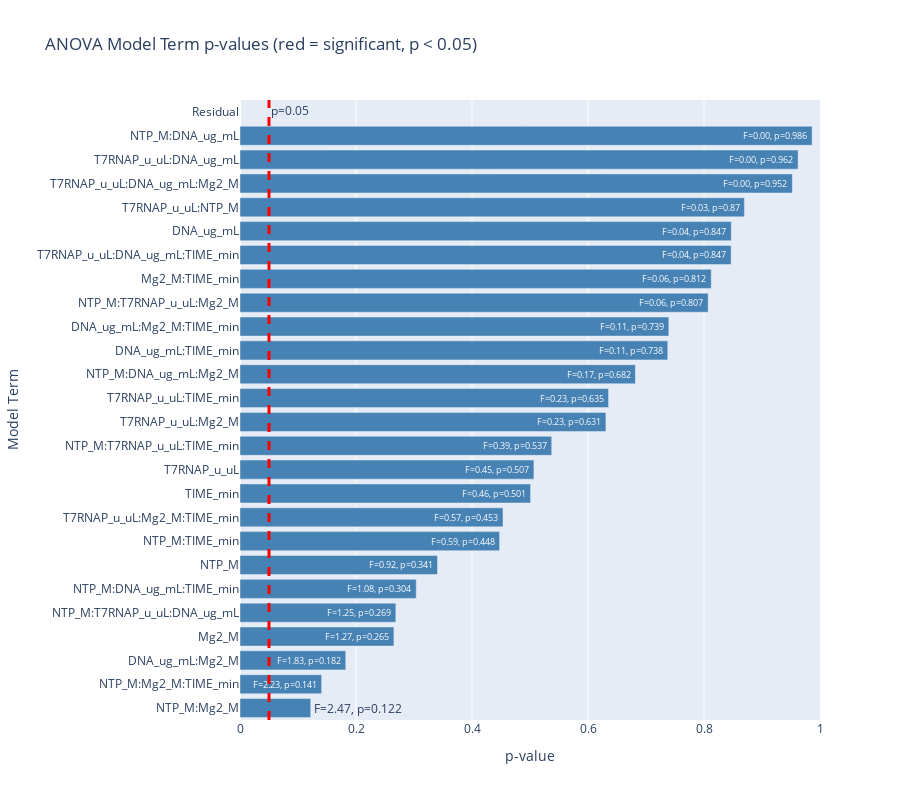

Notebook code for this chart:
### Code cell
import plotly.graph_objects as go
from statsmodels.formula.api import ols
from statsmodels.stats.anova import anova_lm
import pandas as pd

# Use descriptive variable names
anova_data = pd.DataFrame(
    data={
        "dsRNA": responses.values.ravel(),
        "NTP_M": experimental_conditions[X_columns[0]].values.ravel(),
        "T7RNAP_u_uL": experimental_conditions[X_columns[1]].values.ravel(),
        "DNA_ug_mL": experimental_conditions[X_columns[2]].values.ravel(),
        "Mg2_M": experimental_conditions[X_columns[3]].values.ravel(),
        "TIME_min": experimental_conditions[X_columns[4]].values.ravel(),
    }
)

# Build formula with all main effects and all interaction effects (up to 5-way)
formula = "dsRNA ~ NTP_M + T7RNAP_u_uL + DNA_ug_mL + Mg2_M + TIME_min + NTP_M * Mg2_M + T7RNAP_u_uL * NTP_M + T7RNAP_u_uL * DNA_ug_mL + T7RNAP_u_uL * Mg2_M + T7RNAP_u_uL * TIME_min + DNA_ug_mL * Mg2_M + DNA_ug_mL * TIME_min + Mg2_M * TIME_min + NTP_M * T7RNAP_u_uL * DNA_ug_mL + NTP_M * T7RNAP_u_uL * Mg2_M + NTP_M * T7RNAP_u_uL * TIME_min + NTP_M * DNA_ug_mL * Mg2_M + NTP_M * DNA_ug_mL * TIME_min + NTP_M * Mg2_M * TIME_min + T7RNAP_u_uL * DNA_ug_mL * Mg2_M + T7RNAP_u_uL * DNA_ug_mL * TIME_min + T7RNAP_u_uL * Mg2_M * TIME_min + DNA_ug_mL * Mg2_M * TIME_min"

lm = ols(formula=formula, data=anova_data).fit()

# Show full model summary
print(lm.summary())

# ANOVA table
anova_results = anova_lm(lm)
print("\nANOVA Table:")
print(anova_results)

# Extract p-values and F-statistics
anova_results = anova_results.reset_index().rename(columns={"index": "Term"})
anova_results["Significant"] = anova_results["PR(>F)"] < 0.05

# Plot p-values for all terms
fig = go.Figure(
    data=[
        go.Bar(
            y=anova_results["Term"],
            x=anova_results["PR(>F)"],
            orientation="h",
            marker_color=[
                "crimson" if sig else "steelblue"
                for sig in anova_results["Significant"]
            ],
            text=[
                f"F={fval:.2f}, p={pval:.3g}"
                for fval, pval in zip(anova_results["F"], anova_results["PR(>F)"])
            ],
            hoverinfo="text",
        )
    ]
)

fig.add_vline(
    x=0.05,
    line_width=3,
    line_dash="dash",
    line_color="red",
    annotation_text="p=0.05",
    annotation_position="top right",
)
fig.update_xaxes(title="p-value", range=[0, 1])
fig.update_yaxes(title="Model Term")
fig.update_layout(
    barmode="stack",
    title_text="ANOVA Model Term p-values (red = significant, p < 0.05)",
    yaxis={"categoryorder": "total ascending"},
    height=800,
)

### Figure 1 — Plotly figure (JSON) as saved in the notebook; plotly's stock layout.template omitted (floating-point values rounded to 4 significant figures)
{"data": [{"hoverinfo": "text", "marker": {"color": ["steelblue", "steelblue", "steelblue", "steelblue", "steelblue", "steelblue", "steelblue", "steelblue", "steelblue", "steelblue", "steelblue", "steelblue", "steelblue", "steelblue", "steelblue", "steelblue", "steelblue", "steelblue", "steelblue", "steelblue", "steelblue", "steelblue", "steelblue", "steelblue", "steelblue", "steelblue"]}, "orientation": "h", "text": ["F=0.92, p=0.341", "F=0.45, p=0.507", "F=0.04, p=0.847", "F=1.27, p=0.265", "F=0.46, p=0.501", "F=2.47, p=0.122", "F=0.03, p=0.87", "F=0.00, p=0.962", "F=0.23, p=0.631", "F=0.23, p=0.635", "F=1.83, p=0.182", "F=0.11, p=0.738", "F=0.06, p=0.812", "F=0.00, p=0.986", "F=1.25, p=0.269", "F=0.06, p=0.807", "F=0.59, p=0.448", "F=0.39, p=0.537", "F=0.17, p=0.682", "F=1.08, p=0.304", "F=2.23, p=0.141", "F=0.00, p=0.952", "F=0.04, p=0.847", "F=0.57, p=0.453", "F=0.11, p=0.739", "F=nan, p=nan"], "type": "bar", "x": [0.3405, 0.5068, 0.8471, 0.2654, 0.501, 0.1219, 0.8696, 0.9623, 0.6309, 0.6355, 0.1823, 0.7375, 0.8125, 0.9864, 0.2687, 0.8072, 0.4476, 0.5375, 0.6817, 0.3039, 0.1407, 0.9523, 0.8467, 0.4535, 0.7394, NaN], "y": ["NTP_M", "T7RNAP_u_uL", "DNA_ug_mL", "Mg2_M", "TIME_min", "NTP_M:Mg2_M", "T7RNAP_u_uL:NTP_M", "T7RNAP_u_uL:DNA_ug_mL", "T7RNAP_u_uL:Mg2_M", "T7RNAP_u_uL:TIME_min", "DNA_ug_mL:Mg2_M", "DNA_ug_mL:TIME_min", "Mg2_M:TIME_min", "NTP_M:DNA_ug_mL", "NTP_M:T7RNAP_u_uL:DNA_ug_mL", "NTP_M:T7RNAP_u_uL:Mg2_M", "NTP_M:TIME_min", "NTP_M:T7RNAP_u_uL:TIME_min", "NTP_M:DNA_ug_mL:Mg2_M", "NTP_M:DNA_ug_mL:TIME_min", "NTP_M:Mg2_M:TIME_min", "T7RNAP_u_uL:DNA_ug_mL:Mg2_M", "T7RNAP_u_uL:DNA_ug_mL:TIME_min", "T7RNAP_u_uL:Mg2_M:TIME_min", "DNA_ug_mL:Mg2_M:TIME_min", "Residual"]}], "layout": {"annotations": [{"showarrow": false, "text": "p=0.05", "x": 0.05, "xanchor": "left", "xref": "x", "y": 1, "yanchor": "top", "yref": "y domain"}], "barmode": "stack", "height": 800, "shapes": [{"line": {"color": "red", "dash": "dash", "width": 3}, "type": "line", "x0": 0.05, "x1": 0.05, "xref": "x", "y0": 0, "y1": 1, "yref": "y domain"}], "title": {"text": "ANOVA Model Term p-values (red = significant, p < 0.05)"}, "xaxis": {"range": [0, 1], "title": {"text": "p-value"}}, "yaxis": {"categoryorder": "total ascending", "title": {"text": "Model Term"}}}}
